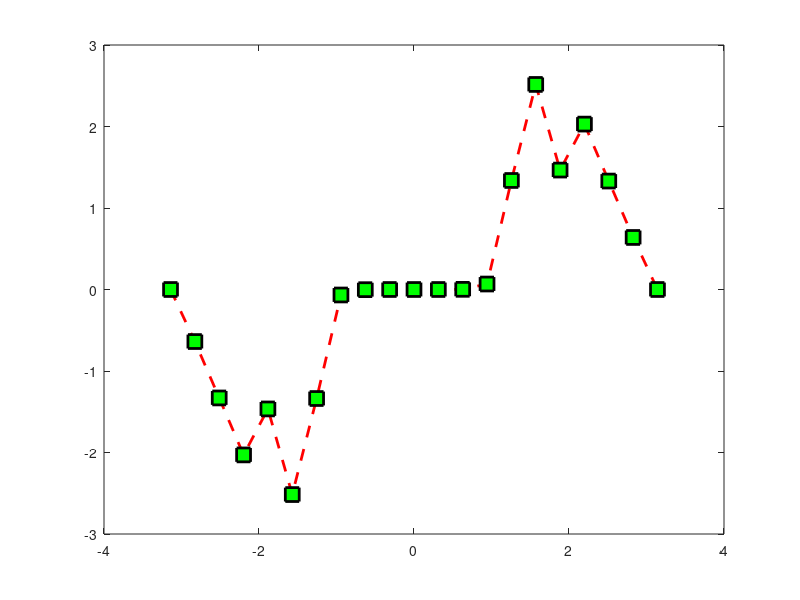

Write MATLAB code to recreate this figure.
x= -pi:pi/10:pi;
y = tan(sin(x)) - sin(tan(x));
plot(x,y,'--rs', 'LineWidth', 2,...
                 'MarkerEdgeColor','k',...
                 'MarkerFaceColor','g',...
                 'MarkerSize',10)